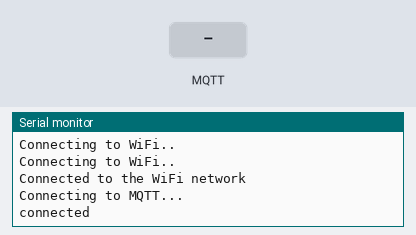
Simulated run of this sketch. Board: ESP8266 (NodeMCU). Shown: the last lines printed to the serial monitor. Inputs (shaded band) come from the test bench. WiFi joins after 1.5 s; servers stay silent unless stated; no MQTT or app messages arrive unless stated.

Above: at 2.7 s.
2.8 s: MQTT message "1" arrives on the first subscribed topic
At 3.2 s:
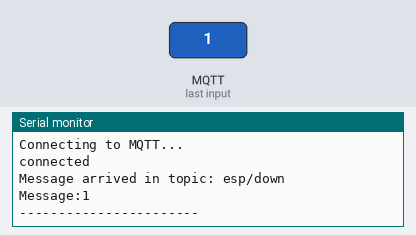
4.3 s: MQTT message "on" arrives on the first subscribed topic
At 5.5 s:
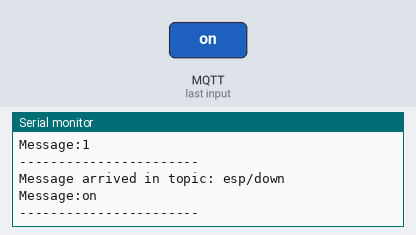
5.8 s: MQTT message "off" arrives on the first subscribed topic
At 6.7 s:
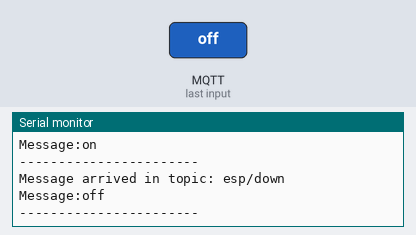

Measured:
- after the input at 2.8 s, the serial monitor: prints a new line at once (image 1)
- after the input at 4.3 s, the serial monitor: prints a new line at once (image 2)
- after the input at 5.8 s, the serial monitor: prints a new line at once (image 3)

The sketch:

nodecp.ino
```cpp
#include <ESP8266WiFi.h>
#include <PubSubClient.h>

const char* ssid = "1234";
const char* password =  "12345678";
const char* mqttServer = "cloud.menbha.com";
const int mqttPort = 1883;
const char* mqttUser = "";
const char* mqttPassword = "";

WiFiClient espClient;
PubSubClient client(espClient);

void setup() {

  Serial.begin(115200);

  WiFi.begin(ssid, password);

  while (WiFi.status() != WL_CONNECTED) {
    delay(500);
    Serial.println("Connecting to WiFi..");
  }
  Serial.println("Connected to the WiFi network");

  client.setServer(mqttServer, mqttPort);
  client.setCallback(callback);

  while (!client.connected()) {
    Serial.println("Connecting to MQTT...");

    if (client.connect("ESP8266Client", mqttUser, mqttPassword )) {

      Serial.println("connected");

    } else {

      Serial.print("failed with state ");
      Serial.print(client.state());
      delay(2000);

    }
  }

  client.publish("esp/up", "{'lat':'1.0','long':'2.0','level':'3'}");
  client.subscribe("esp/down");

}

void callback(char* topic, byte* payload, unsigned int length) {

  Serial.print("Message arrived in topic: ");
  Serial.println(topic);

  Serial.print("Message:");
  for (int i = 0; i < length; i++) {
    Serial.print((char)payload[i]);
  }

  Serial.println();
  Serial.println("-----------------------");

}

void loop() {
  client.loop();
}
```
